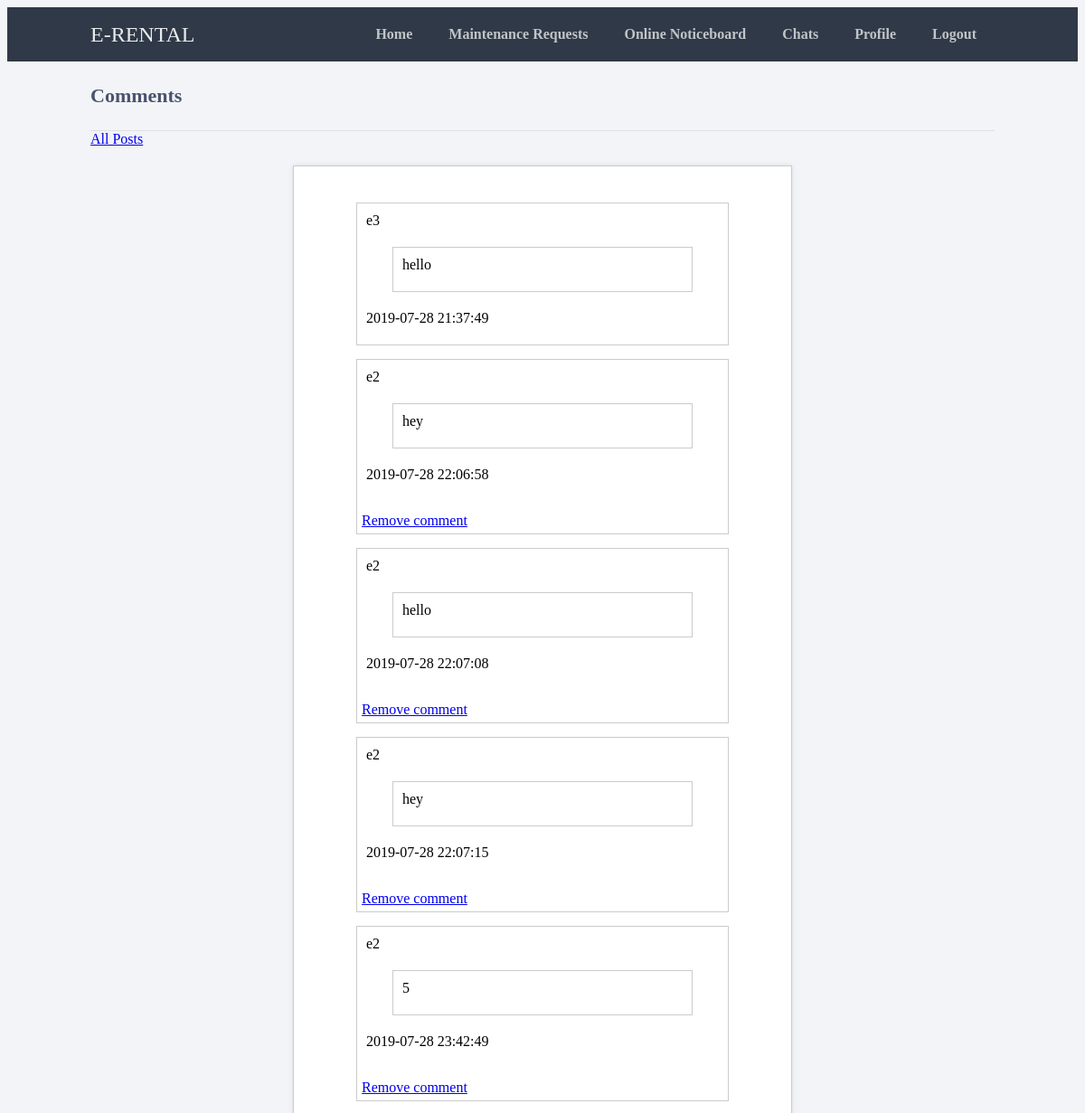
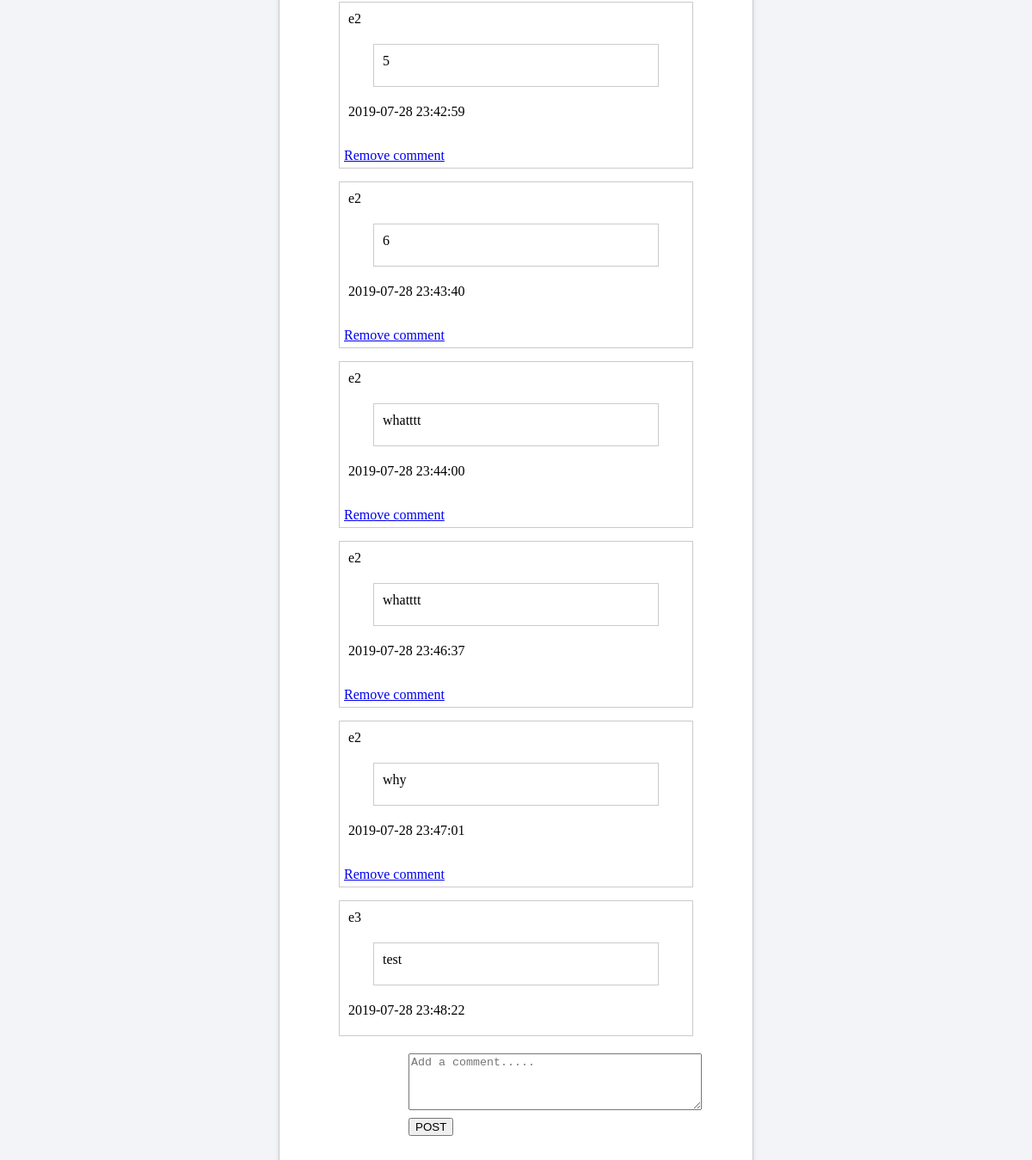
Page /p_comments.php?post_id=12 (signed in) on the committed database (2 pictures, top to bottom).
### tables this page shows
CREATE TABLE `p_comments` (
  `p_comment_id` int(11) NOT NULL,
  `post_id` int(11) NOT NULL,
  `user_id` int(11) NOT NULL,
  `p_c_desc` varchar(255) NOT NULL,
  `p_c_time` timestamp NOT NULL DEFAULT current_timestamp() ON UPDATE current_timestamp(),
  `p_c_status` varchar(20) NOT NULL
);

CREATE TABLE `user` (
  `user_id` int(11) NOT NULL,
  `f_name` varchar(20) NOT NULL,
  `l_name` varchar(20) NOT NULL,
  `u_name` varchar(40) NOT NULL,
  `email` varchar(20) NOT NULL,
  `u_type` varchar(20) NOT NULL,
  `gender` varchar(10) NOT NULL,
  `psw` varchar(255) NOT NULL,
  `property` varchar(40) NOT NULL,
  `h_no` varchar(20) NOT NULL,
  `status` varchar(20) NOT NULL
);

### session.php (called while the page is built, shortened)
<?php
   include('config.php');
   $user_check = $_SESSION['login_user'];
   $ses_sql = mysqli_query($conn,"select * from user where u_name = '$user_check' ");
   $row = mysqli_fetch_array($ses_sql,MYSQLI_ASSOC);
   $login_session_id = $row['user_id'];
?>

### p_comments.php (the view, shortened to what this page needs)
<?php
  include("config.php");
   include('session.php');
   $post_id = $_GET['post_id'];
?>
<!DOCTYPE html>
<html>
<head>
<link href="stylesheet.css" rel="stylesheet" type="text/css">
</head>
<body>
<body class="loggedin">
		<nav class="navtop">
			<div>
				<h1>E-RENTAL</h1>
				<a href="welcome.php">Home</a>
				<a href="requests.html">Maintenance Requests</a>
				<a href="posts.php">Online Noticeboard</a>
				<a href="chats.php">Chats</a>
				<a href="profile.php">Profile</a>
				<a href="logout.php">Logout</a>
			</div>
		</nav>
		<div class="content">
		<h2>Comments</h2>
<a href="posts.php">All Posts</a>
<div id="content">
  <?php
  include("config.php");
  $sql = "SELECT p_comments.p_comment_id,p_comments.post_id,p_comments.user_id,p_comments.p_c_desc, p_comments.p_c_time,p_comments.p_c_status, user.u_name,user.user_id FROM p_comments INNER JOIN user ON p_comments.user_id=user.user_id WHERE post_id='$post_id'";
$result = $conn->query($sql);
  if ($result->num_rows > 0) {
    while($row = $result->fetch_assoc()) {
		if($row['p_c_status']=="displayed"){
		echo "<div id='img_div'>";
		echo "<p>".$row['u_name']."</p>";
        echo "<div id='img_div'>"."<p>".$row['p_c_desc']."</p>"."</div>";
		echo "<p>".$row['p_c_time']."</p>";
		if($row['user_id']=="$login_session_id"){
			echo "<br> <a href=\"delete.php?p_comment_id=$row[p_comment_id]\" onClick=\"return confirm('Are you sure you want to remove the comment?')\">Remove comment</a>";
		}
		echo "</div>";
    }
  }
  }
  ?>
  <form method="POST" action="">
  	<div>
      <textarea
      	id="text"
      	cols="40"
      	rows="4"
      	name="p_c_desc"
      	placeholder="Add a comment....."></textarea>
  	</div>
  	<div>
  		<button type="submit" name="upload">POST</button>
  	</div>
  </form>
</div>
</body>
</html>

### stylesheet.css (style rules this page uses)
.navtop { background-color: #2f3947; height: 60px; width: 100%; border: 0; }
.navtop div { display: flex; margin: 0 auto; width: 1000px; height: 100%; }
.navtop div h1, .navtop div a { display: inline-flex; align-items: center; }
.navtop div h1 { flex: 1; font-size: 24px; padding: 0; margin: 0; color: #eaebed; font-weight: normal; }
.navtop div a { padding: 0 20px; text-decoration: none; color: #c1c4c8; font-weight: bold; }
body.loggedin { background-color: #f3f4f7; }
.content { width: 1000px; margin: 0 auto; }
.content h2 { margin: 0; padding: 25px 0; font-size: 22px; border-bottom: 1px solid #e0e0e3; color: #4a536e; }
.content > p, .content > div { box-shadow: 0 0 5px 0 rgba(0, 0, 0, 0.1); margin: 25px 0; padding: 25px; background-color: #fff; }
.content > div p { padding: 5px; margin: 0 0 10px 0; }

### p_comments.php (style rules this page uses)
#content { width: 50%; margin: 20px auto; border: 1px solid #cbcbcb; }
form { width: 50%; margin: 20px auto; }
form div { margin-top: 5px; }
#img_div { width: 80%; padding: 5px; margin: 15px auto; border: 1px solid #cbcbcb; }
#img_div:after { content: ""; display: block; clear: both; }

### rows in the picture
p_comments: user.u_name "e3", p_c_desc "hello", p_c_time "2019-07-28 21:37:49"
p_comments: user.u_name "e2", p_c_desc "hey", p_c_time "2019-07-28 22:06:58"
p_comments: user.u_name "e2", p_c_desc "hello", p_c_time "2019-07-28 22:07:08"
p_comments: user.u_name "e2", p_c_desc "hey", p_c_time "2019-07-28 22:07:15"
p_comments: user.u_name "e2", p_c_desc "5", p_c_time "2019-07-28 23:42:49"
p_comments: user.u_name "e2", p_c_desc "5", p_c_time "2019-07-28 23:42:59"
p_comments: user.u_name "e2", p_c_desc "6", p_c_time "2019-07-28 23:43:40"
p_comments: user.u_name "e2", p_c_desc "whatttt", p_c_time "2019-07-28 23:44:00"
p_comments: user.u_name "e2", p_c_desc "whatttt", p_c_time "2019-07-28 23:46:37"
p_comments: user.u_name "e2", p_c_desc "why", p_c_time "2019-07-28 23:47:01"
p_comments: user.u_name "e3", p_c_desc "test", p_c_time "2019-07-28 23:48:22"
